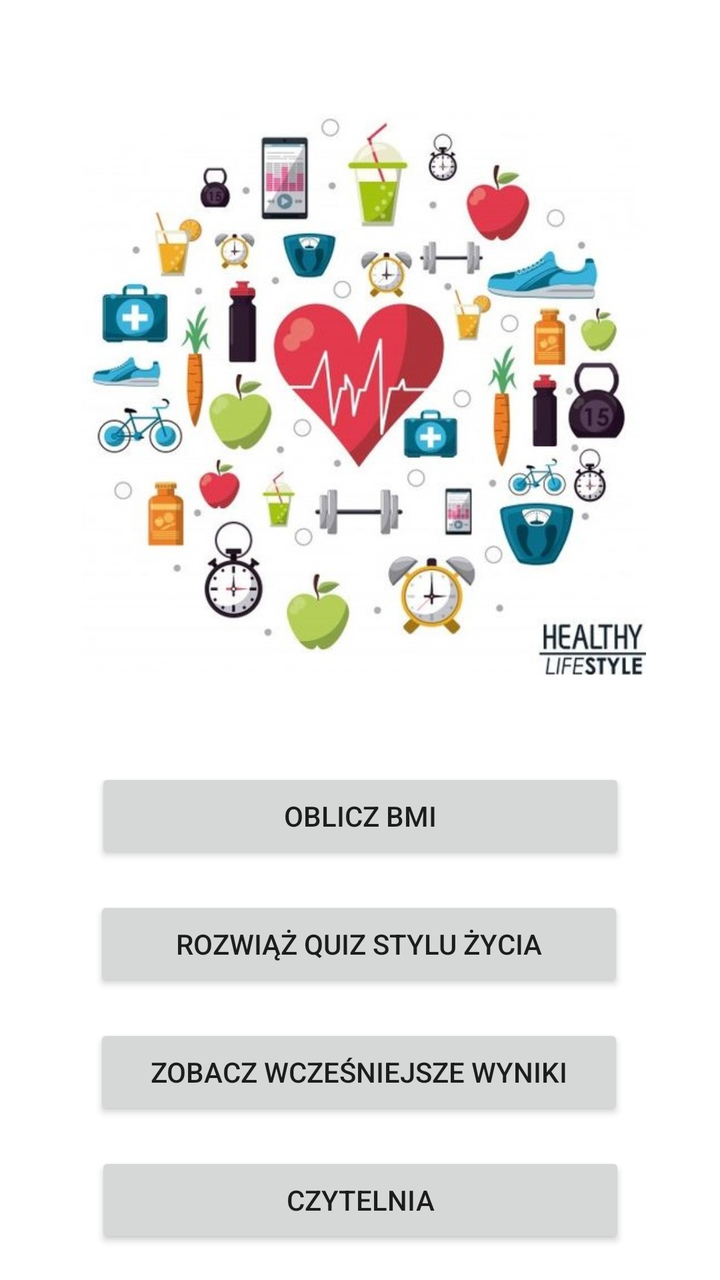
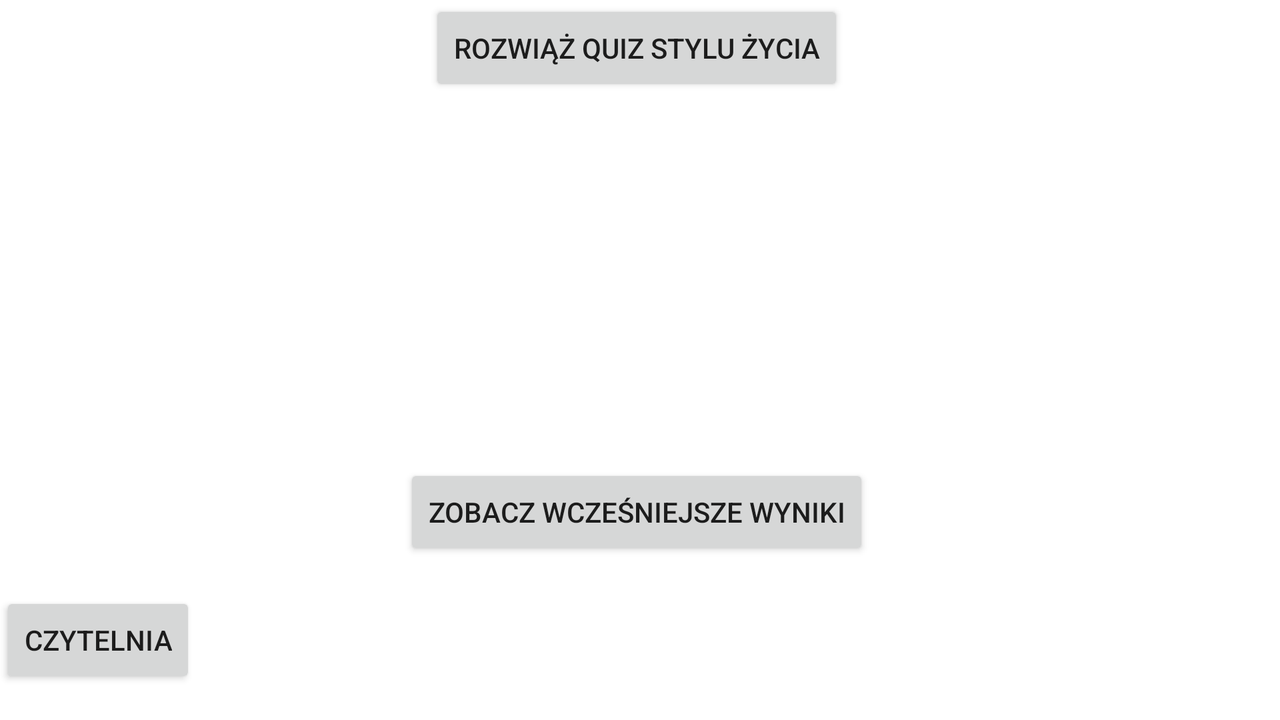

Compare how this app lays out the same screen by default and in its alternative resource folder. The renders come first, then the two layout files and the values they reference.
<!-- AndroidManifest.xml: application theme Theme.BMI -->
<!-- res/layout/activity_main.xml -->
<?xml version="1.0" encoding="utf-8"?>
<androidx.constraintlayout.widget.ConstraintLayout xmlns:android="http://schemas.android.com/apk/res/android"
    xmlns:app="http://schemas.android.com/apk/res-auto"
    xmlns:tools="http://schemas.android.com/tools"
    android:layout_width="match_parent"
    android:layout_height="match_parent"
    tools:context=".MainActivity">

    <Button
        android:id="@+id/calculate"
        android:layout_width="265dp"
        android:layout_height="wrap_content"
        android:layout_marginBottom="16dp"
        android:text="Oblicz BMI"
        app:layout_constraintBottom_toTopOf="@+id/quizOpen"
        app:layout_constraintEnd_toEndOf="parent"
        app:layout_constraintStart_toStartOf="parent"
        tools:ignore="HardcodedText" />

    <Button
        android:id="@+id/quizOpen"
        android:layout_width="265dp"
        android:layout_height="wrap_content"
        android:layout_marginBottom="16dp"
        android:text="Rozwiąż quiz stylu życia"
        app:layout_constraintBottom_toTopOf="@+id/previous"
        app:layout_constraintEnd_toEndOf="parent"
        app:layout_constraintHorizontal_bias="0.496"
        app:layout_constraintStart_toStartOf="parent"
        tools:ignore="HardcodedText" />

    <Button
        android:id="@+id/previous"
        android:layout_width="265dp"
        android:layout_height="wrap_content"
        android:layout_marginBottom="16dp"
        android:text="Zobacz wcześniejsze wyniki"
        app:layout_constraintBottom_toTopOf="@+id/reading"
        app:layout_constraintEnd_toEndOf="parent"
        app:layout_constraintHorizontal_bias="0.496"
        app:layout_constraintStart_toStartOf="parent"
        tools:ignore="HardcodedText" />

    <ImageView
        android:id="@+id/imageView3"
        android:layout_width="282dp"
        android:layout_height="332dp"
        android:layout_marginBottom="16dp"
        app:layout_constraintBottom_toTopOf="@+id/calculate"
        app:layout_constraintEnd_toEndOf="parent"
        app:layout_constraintHorizontal_bias="0.527"
        app:layout_constraintStart_toStartOf="parent"
        app:layout_constraintTop_toTopOf="parent"
        app:layout_constraintVertical_bias="0.864"
        app:srcCompat="@drawable/a"
        android:contentDescription="BMI lifestyle"
        tools:ignore="ContentDescription,HardcodedText" />

    <Button
        android:id="@+id/reading"
        android:layout_width="265dp"
        android:layout_height="wrap_content"
        android:layout_marginBottom="16dp"
        android:text="Czytelnia"
        app:layout_constraintBottom_toBottomOf="parent"
        app:layout_constraintEnd_toEndOf="parent"
        app:layout_constraintStart_toStartOf="parent"
        tools:ignore="HardcodedText" />

</androidx.constraintlayout.widget.ConstraintLayout>
<!-- resources referenced by this layout -->
<resources>
  <!-- drawable a: jpg bitmap (drawable, 96057 bytes) -->
  <style name="Theme.BMI" parent="Theme.MaterialComponents.DayNight.DarkActionBar">
          
          <item name="colorPrimary">@color/purple_200</item>
          <item name="colorPrimaryVariant">@color/purple_700</item>
          <item name="colorOnPrimary">@color/white</item>
          
          <item name="colorSecondary">@color/teal_200</item>
          <item name="colorSecondaryVariant">@color/teal_700</item>
          <item name="colorOnSecondary">@color/black</item>
          
          <item name="android:statusBarColor" tools:targetApi="l">?attr/colorPrimaryVariant</item>
          
      </style>
</resources>
<!-- res/layout-land/activity_main.xml (the author's variant of the layout above) -->
<!-- drawn on the phone turned sideways -->
<?xml version="1.0" encoding="utf-8"?>
<androidx.constraintlayout.widget.ConstraintLayout xmlns:android="http://schemas.android.com/apk/res/android"
    xmlns:app="http://schemas.android.com/apk/res-auto"
    xmlns:tools="http://schemas.android.com/tools"
    android:layout_width="match_parent"
    android:layout_height="match_parent"
    tools:context=".MainActivity">

    <Button
        android:id="@+id/calculate"
        android:layout_width="wrap_content"
        android:layout_height="wrap_content"
        android:layout_marginBottom="16dp"
        android:text="Oblicz BMI"
        app:layout_constraintBottom_toTopOf="@+id/quizBtn"
        app:layout_constraintEnd_toEndOf="parent"
        app:layout_constraintStart_toStartOf="parent" />

    <Button
        android:id="@+id/quizBtn"
        android:layout_width="wrap_content"
        android:layout_height="wrap_content"
        android:text="Rozwiąż quiz stylu życia"
        app:layout_constraintEnd_toEndOf="parent"
        app:layout_constraintHorizontal_bias="0.496"
        app:layout_constraintStart_toStartOf="parent"
        tools:layout_editor_absoluteY="410dp" />

    <Button
        android:id="@+id/previousBtn"
        android:layout_width="wrap_content"
        android:layout_height="wrap_content"
        android:layout_marginBottom="16dp"
        android:text="Zobacz wcześniejsze wyniki"
        app:layout_constraintBottom_toTopOf="@+id/reading"
        app:layout_constraintEnd_toEndOf="parent"
        app:layout_constraintHorizontal_bias="0.496"
        app:layout_constraintStart_toStartOf="parent" />

    <ImageView
        android:id="@+id/imageView3"
        android:layout_width="282dp"
        android:layout_height="332dp"
        app:layout_constraintBottom_toTopOf="@+id/calculate"
        app:layout_constraintEnd_toEndOf="parent"
        app:layout_constraintHorizontal_bias="0.527"
        app:layout_constraintStart_toStartOf="parent"
        app:layout_constraintTop_toTopOf="parent"
        app:layout_constraintVertical_bias="0.864"
        app:srcCompat="@drawable/a" />

    <Button
        android:id="@+id/reading"
        android:layout_width="wrap_content"
        android:layout_height="wrap_content"
        android:layout_marginBottom="16dp"
        android:text="Czytelnia"
        app:layout_constraintBottom_toBottomOf="parent"
        tools:layout_editor_absoluteX="146dp" />

</androidx.constraintlayout.widget.ConstraintLayout>
